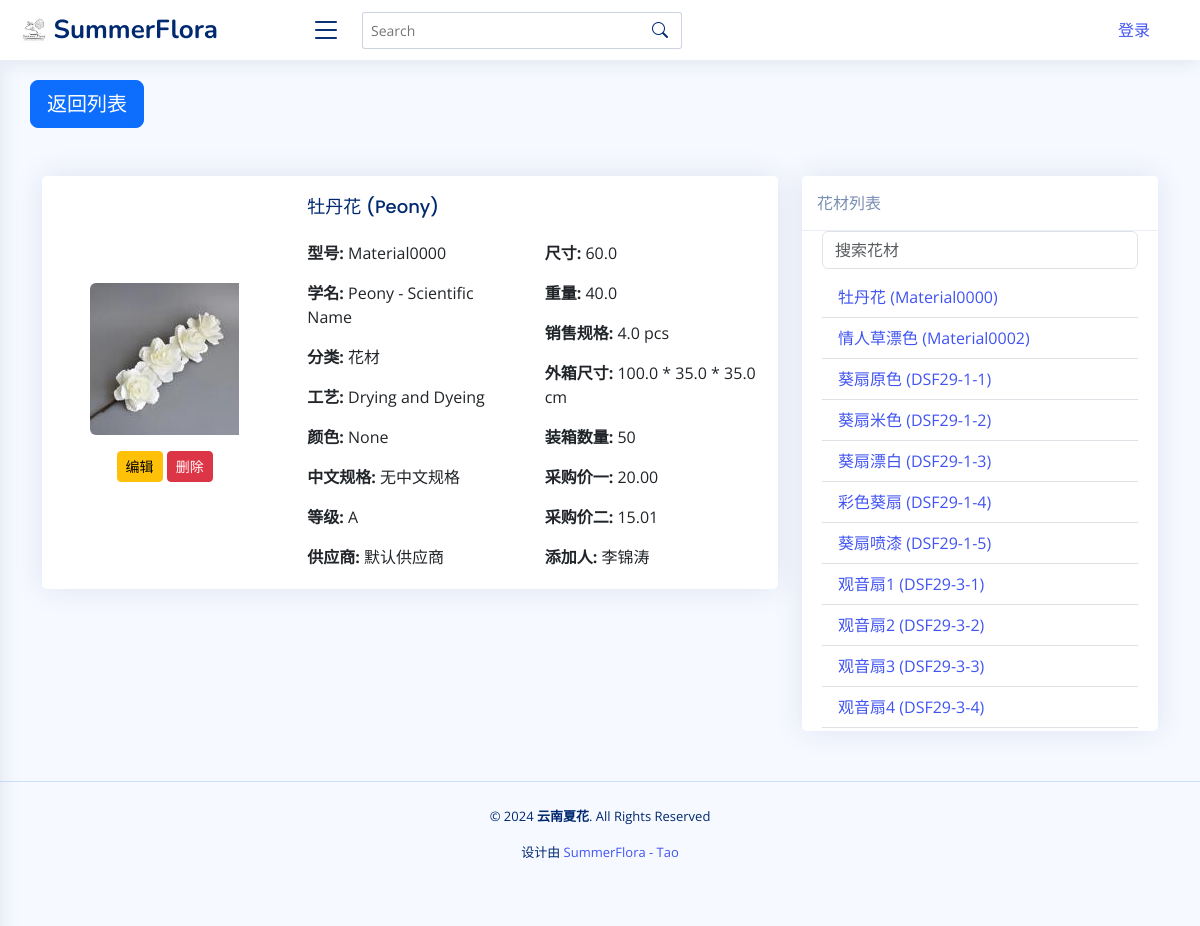
Page /flower_material/Material0000/ on the earlier database version.
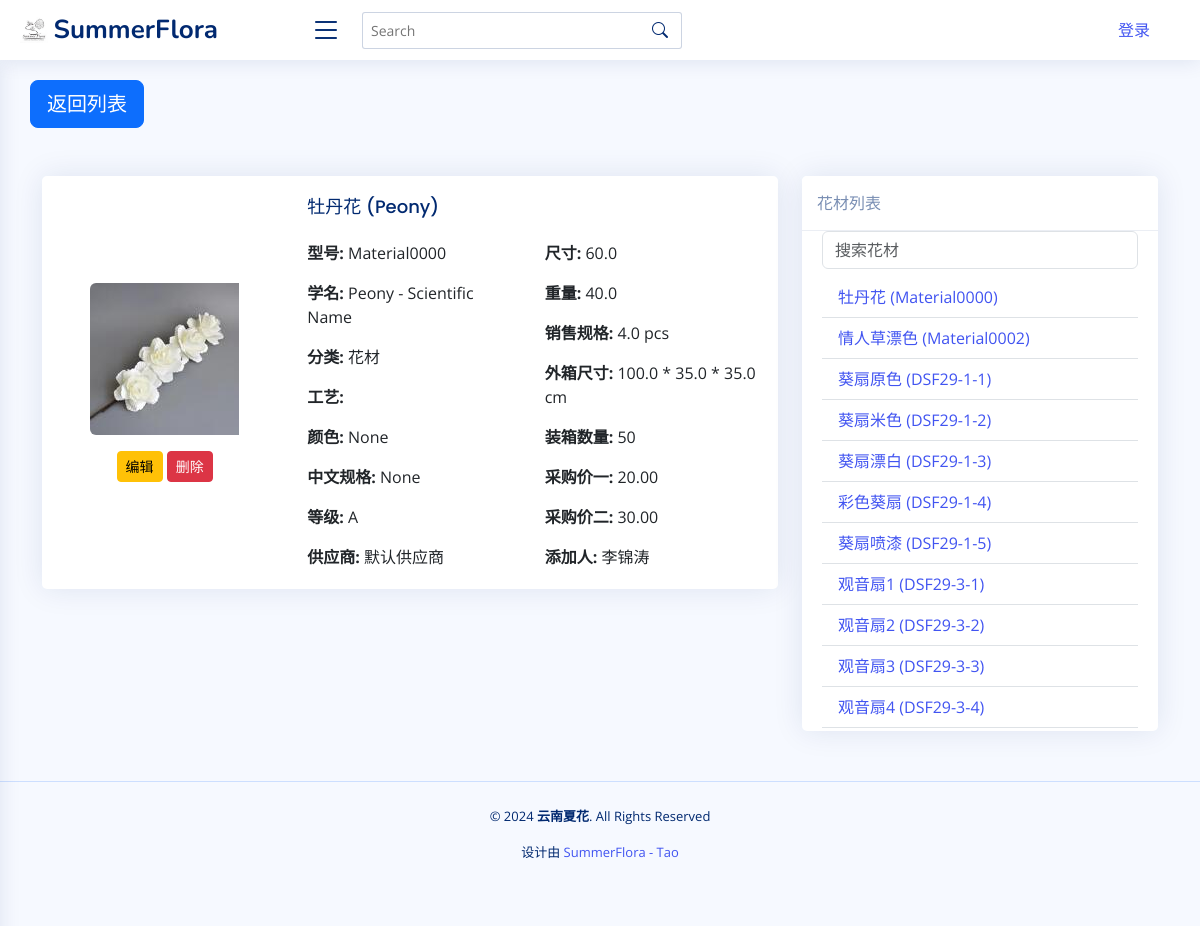
Same page on the later database version.
### app01/models.py (models this page shows, shortened)
class FlowerMaterial(models.Model):
    model = models.CharField(
        max_length=100, blank=False, default="Material0000", primary_key=True
    )
    category = models.ForeignKey(
        Category, on_delete=models.SET_NULL, null=True, default="默认类型"
    )
    image = models.ImageField(upload_to="images/", null=True, blank=True, default=None)
    chinese_name = models.CharField(max_length=200, null=True, blank=True, default="")
    english_name = models.CharField(max_length=200, null=True, blank=True, default="")
    scientific_name = models.CharField(
        max_length=200, null=True, blank=True, default=""
    )
    color = models.CharField(max_length=200, null=True, blank=True, default="")
    chineses_specifications = models.CharField(
        max_length=200, null=True, blank=True, default="无中文规格"
    )
    size = models.CharField(
        max_length=200, help_text="单位：cm", blank=True, default=""
    )
    weight = models.CharField(
        max_length=200, help_text="单位：g", blank=True, default=""
    )
    sale_spec_quantity = models.CharField(
        max_length=200, help_text="销售规格的数字", blank=True, default=""
    )
    sale_spec_unit = models.CharField(
        max_length=10,
        help_text="销售规格的单位",
        choices=[("pcs", "pcs"), ("g", "g"), ("box", "box"), ("kg", "kg")],
        blank=True,
        null=True,
        default="pcs",
    )
    process = models.ForeignKey(
        Process, on_delete=models.SET_NULL, null=True, blank=True, default=None
    )
    outer_box_length = models.FloatField(
        help_text="长度，单位：cm", null=True, blank=True, default=0.0
    )
    outer_box_width = models.FloatField(
        help_text="宽度，单位：cm", null=True, blank=True, default=0.0
    )
    outer_box_height = models.FloatField(
        help_text="高度，单位：cm", null=True, blank=True, default=0.0
    )
    packing_quantity = models.IntegerField(
        help_text="单位：qty", null=True, blank=True, default=0
    )
    grade = models.ForeignKey(
        Grade, on_delete=models.SET_NULL, null=True, blank=True, default=None
    )
    supplier = models.ForeignKey(
        Supplier, on_delete=models.SET_NULL, null=True, blank=True, default=None
    )
    price_one = models.DecimalField(
        max_digits=10, decimal_places=2, null=True, blank=True, default=0.0
    )
    price_two = models.DecimalField(
        max_digits=10, decimal_places=2, null=True, blank=True, default=0.0
    )
    created_by = models.ForeignKey(
        CreatedBy, on_delete=models.SET_NULL, null=True, blank=True, default=None
    )
    @property
    def outer_box_size(self):
        return (
            f"{self.outer_box_length} * {self.outer_box_width} * {self.outer_box_height} cm"
            if self.outer_box_length and self.outer_box_width and self.outer_box_height
            else ""
        )
    @property
    def sale_spec(self):
        return (
            f"{self.sale_spec_quantity} {self.sale_spec_unit}"
            if self.sale_spec_quantity and self.sale_spec_unit
            else ""
        )

class Process(models.Model):
    name = models.CharField(max_length=100)
    id = models.AutoField(primary_key=True)

class Category(models.Model):
    name = models.CharField(max_length=100)
    id = models.AutoField(primary_key=True)

class Grade(models.Model):
    id = models.AutoField(primary_key=True)
    name = models.CharField(max_length=100)

class Supplier(models.Model):
    name = models.CharField(max_length=100)
    id = models.AutoField(primary_key=True)

class CreatedBy(models.Model):
    name = models.CharField(max_length=100)
    id = models.AutoField(primary_key=True)

### app01/views.py (the view)
def flower_material_detail(request, model):
    material = get_object_or_404(FlowerMaterial, model=model)
    flower_materials = FlowerMaterial.objects.all()
    return render(
        request,
        "flower_material_detail.html",
        {
            "material": material,
            "flower_materials": flower_materials,
            "current_user": request.user,
        },
    )

### app01/templates/flower_material_detail.html (shortened to what the changed rows need)
{% extends 'base.html' %}
{% block content %}
  <div class="container mt-5">
    <div class="row">
      <div class="col-md-8">
        <div class="card mb-3">
          <div class="row g-0">
            <div class="col-md-4 d-flex flex-column justify-content-center align-items-center">
              {% if material.image %}
                <img src="{{ material.image.url }}" class="img-fluid rounded-start"  alt="{{ material.chinese_name }}" />
              {% else %}
                <p>无图片</p>
              {% endif %}
              <div class="mt-3">
                <a href="{% url 'edit_flower_material' material.model %}" class="btn btn-sm btn-warning">编辑</a>
                <a href="{% url 'delete_flower_material' material.model %}" class="btn btn-sm btn-danger">删除</a>
              </div>
            </div>
            <div class="col-md-8">
              <div class="card-body">
                <h5 class="card-title">{{ material.chinese_name }} ({{ material.english_name }})</h5>
                <div class="row">
                  <div class="col-6">
                    <p class="card-text">
                      <strong>型号:</strong> {{ material.model }}
                    </p>
                    <p class="card-text">
                      <strong>学名:</strong> {{ material.scientific_name }}
                    </p>
                    <p class="card-text">
                      <strong>分类:</strong> {{ material.category.name }}
                    </p>
                    <p class="card-text">
                      <strong>工艺:</strong> {{ material.process.name }}
                    </p>
                    <p class="card-text">
                      <strong>颜色:</strong> {{ material.color }}
                    </p>
                    <p class="card-text">
                      <strong>中文规格:</strong> {{ material.chineses_specifications }}
                    </p>
                    <p class="card-text">
                      <strong>等级:</strong> {{ material.grade.name }}
                    </p>
                    <p class="card-text">
                      <strong>供应商:</strong> {{ material.supplier.name }}
                    </p>
                  </div>
                  <div class="col-6">
                    <p class="card-text">
                      <strong>尺寸:</strong> {{ material.size }}
                    </p>
                    <p class="card-text">
                      <strong>重量:</strong> {{ material.weight }}
                    </p>
                    <p class="card-text">
                      <strong>销售规格:</strong> {{ material.sale_spec }}
                    </p>
                    <p class="card-text">
                      <strong>外箱尺寸:</strong> {{ material.outer_box_size }}
                    </p>
                    <p class="card-text">
                      <strong>装箱数量:</strong> {{ material.packing_quantity }}
                    </p>
                    <p class="card-text">
                      <strong>采购价一:</strong> {{ material.price_one }}
                    </p>
                    <p class="card-text">
                      <strong>采购价二:</strong> {{ material.price_two }}
                    </p>
                    <p class="card-text">
                      <strong>添加人:</strong> {{ material.created_by.name }}
                    </p>
                  </div>
                </div>
              </div>
            </div>
          </div>
        </div>
      </div>
      <div class="col-md-4">
        <div class="position-sticky" style="top: 1rem;">
          <div class="card">
            <div class="card-body" style="max-height: 500px; overflow-y: auto;">
              <ul class="list-group list-group-flush" id="flowerList">
                {% for flower in flower_materials %}
                  <li class="list-group-item">
                    <a href="{% url 'flower_material_detail' flower.model %}">{{ flower.chinese_name }} ({{ flower.model }})</a>
                  </li>
                {% endfor %}
              </ul>
            </div>
          </div>
        </div>
      </div>
    </div>
  </div>
{% endblock %}

Differences in the rows shown:
changed FlowerMaterial "牡丹花": chineses_specifications "无中文规格" → "None"; price_two "15.01" → "30.00"; process.name "Drying and Dyeing" → (not shown)
